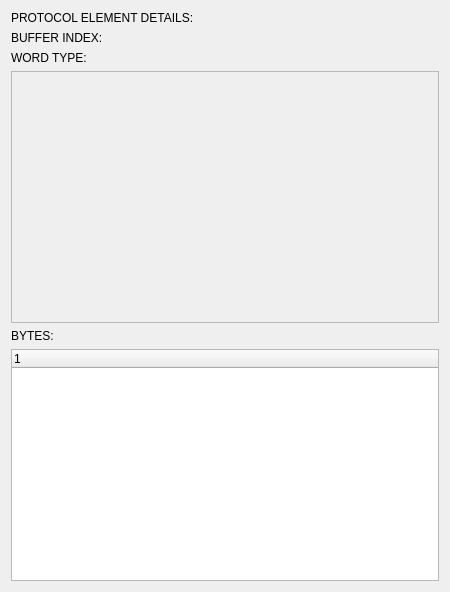
<?xml version="1.0" encoding="UTF-8"?>
<ui version="4.0">
 <class>ProtocolBufferElementVisualization</class>
 <widget class="QWidget" name="ProtocolBufferElementVisualization">
  <property name="geometry">
   <rect>
    <x>0</x>
    <y>0</y>
    <width>450</width>
    <height>592</height>
   </rect>
  </property>
  <property name="windowTitle">
   <string>Form</string>
  </property>
  <layout class="QVBoxLayout" name="verticalLayout_2">
   <item>
    <widget class="QLabel" name="label">
     <property name="sizePolicy">
      <sizepolicy hsizetype="Preferred" vsizetype="Fixed">
       <horstretch>0</horstretch>
       <verstretch>0</verstretch>
      </sizepolicy>
     </property>
     <property name="text">
      <string>PROTOCOL ELEMENT DETAILS:</string>
     </property>
    </widget>
   </item>
   <item>
    <layout class="QVBoxLayout" name="mainItemsLayout">
     <item>
      <layout class="QHBoxLayout" name="horizontalLayout"/>
     </item>
    </layout>
   </item>
   <item>
    <widget class="QLabel" name="bufferIndexLabel">
     <property name="text">
      <string>BUFFER INDEX: </string>
     </property>
    </widget>
   </item>
   <item>
    <widget class="QLabel" name="wordTypeLabel">
     <property name="text">
      <string>WORD TYPE: </string>
     </property>
    </widget>
   </item>
   <item>
    <widget class="QScrollArea" name="scrollArea">
     <property name="widgetResizable">
      <bool>true</bool>
     </property>
     <widget class="QWidget" name="scrollAreaWidgetContents">
      <property name="geometry">
       <rect>
        <x>0</x>
        <y>0</y>
        <width>430</width>
        <height>244</height>
       </rect>
      </property>
     </widget>
    </widget>
   </item>
   <item>
    <layout class="QVBoxLayout" name="detailsLayout">
     <item>
      <widget class="QLabel" name="label_2">
       <property name="text">
        <string>BYTES:</string>
       </property>
      </widget>
     </item>
     <item>
      <widget class="QTreeWidget" name="treeWidget">
       <column>
        <property name="text">
         <string notr="true">1</string>
        </property>
       </column>
      </widget>
     </item>
    </layout>
   </item>
  </layout>
 </widget>
 <resources/>
 <connections/>
</ui>
